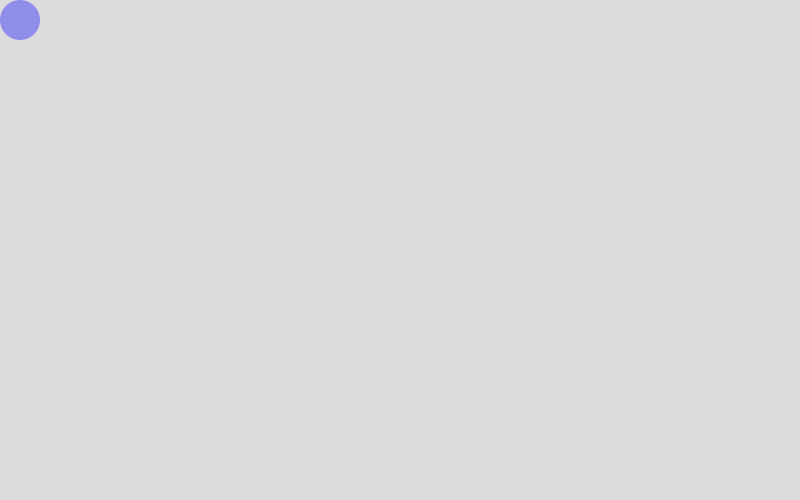
Frame 1 (no input)
Frame 60 (the mouse pressed at the canvas centre just before this capture): identical to frame 1, image omitted
Frame 120 (the mouse held since frame 60 and released just before this capture): identical to frame 1, image omitted

The Processing sketch that drew this single still picture (run headless with seeded random() and noise(); from frame 60 on, the mouse is pressed at the canvas centre):

// Processing sketch: processing_65754
// ── processing_65754.pde


// GRAVITÉ ET REBOND

// Valeur de gravité
float gravite = 0 ;

// Position de la balle
float x = 20 ;
float y = 20 ;

// Vitesses X et Y de la balle
float vx = 0 ;
float vy = 0 ;

// frottement
float frot = 0.9 ;

// Autre solution alternative
// Variable de force de rebond
// float r = -0.75 ;

void setup() {
size (800,500);
noStroke();
smooth();
fill(0,0,255,90);
}

void draw() {
  
  background (220) ;
  
  // Appliquer la gravité
  vy += gravite ;
  
  // Calcul des positions
  x += vx ;
  y += vy ;
  
  if (y > height-20) {
  // Remise à niveau du sol de l'objet :
  y = height-20 ;
  // Inversion du sens de la vitesse verticale
  vy = -vy ;
  // On applique le frottement à la vitesse verticale
  vy *= frot ;
  }
  
  // Dessin de la balle
  ellipse (x, y, 40, 40) ;
  
}

// L'impulsion est apportée par une action sur le clavier qui fournit une valeur à la vitesse x et à la gravité :
void keyPressed () {
if (key == '1') { vx = 1; gravite = 0.2; }
if (key == '2') { vx = 2; gravite = 0.2; }
if (key == '3') { vx = 3; gravite = 0.2; } 
}
